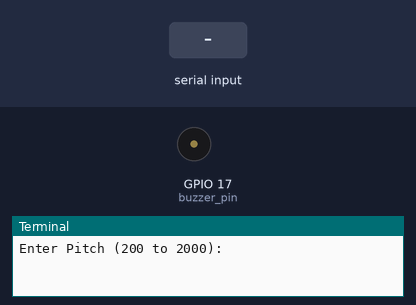
The program below on a simulated Raspberry Pi (BCM pin numbers). Shown: buzzer (waves = sounding, pin HIGH), the last lines printed to the terminal. The test bench sets the inputs (shaded band).

Above: at 1.2 s.
1.3 s: "5" typed at the terminal, then Enter
2.8 s: "90" typed at the terminal, then Enter
At 3.05 s:
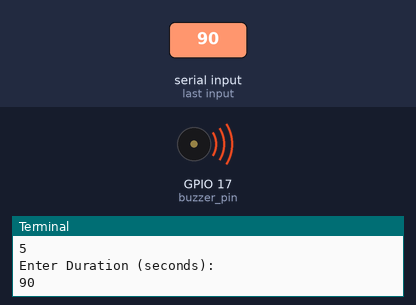
Timing chart, 0 to 11.8 s (numbered marks = the images above; inputs shaded):
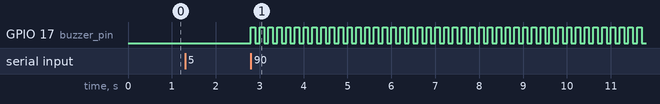

The program:

buzzer_beeping.py
```python
import RPi.GPIO as GPIO
import time

buzzer_pin=17
GPIO.setmode(GPIO.BCM)
GPIO.setup(buzzer_pin,GPIO.OUT)

def buzz(pitch,duration):
	period=1.0/pitch
	delay=period/2
	cycles=int(duration*pitch)
	for i in range(cycles):
		GPIO.output(buzzer_pin,True)
		time.sleep(delay)
		GPIO.output(buzzer_pin,False)
		time.sleep(delay)

while (True):
	pitch_s=input("Enter Pitch (200 to 2000): ")
	pitch=float(pitch_s)
	duration_s=input("Enter Duration (seconds): ")
	duration=float(duration_s)
	buzz(pitch,duration)
```

Measured:
- after the input at 2.8 s, GPIO 17 (buzzer_pin): alternates HIGH for 0.10 s and LOW for 0.10 s, starting at once
